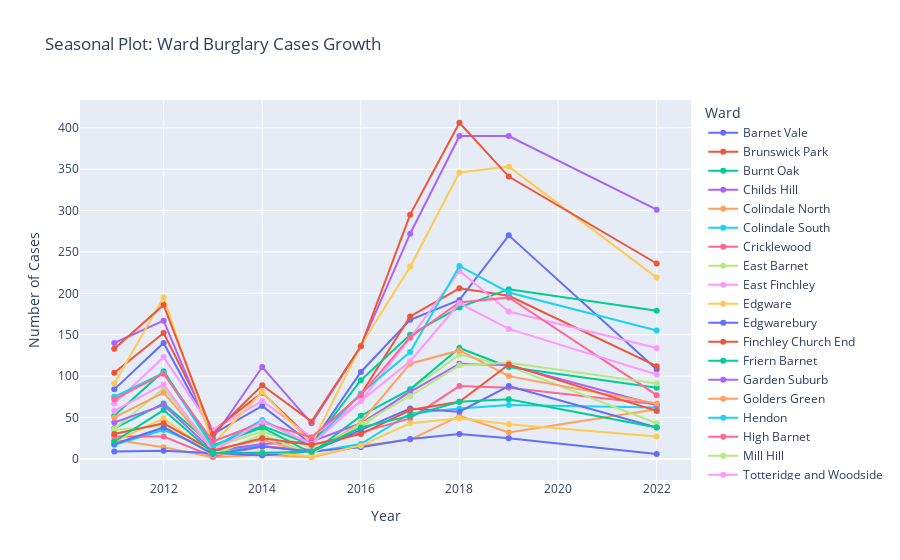

Write notebook code for a chart like this one.
### Code cell
fig_ward = px.line(crime_ward_df.groupby(['Ward', 'Year']).size().reset_index(name='Burglary Rate'), x='Year', y='Burglary Rate', color='Ward',
                   title="Seasonal Plot: Ward Burglary Cases Growth")
fig_ward.update_yaxes(title="Number of Cases")
fig_ward.update_traces(mode="markers+lines", hovertemplate=None)
fig_ward.update_layout(hovermode="x unified")

fig_ward.show()

### Figure 1 — Plotly figure (JSON) as saved in the notebook; plotly's stock layout.template omitted (floating-point values rounded to 4 significant figures)
{"data": [{"legendgroup": "Barnet Vale", "line": {"color": "#636efa", "dash": "solid"}, "marker": {"symbol": "circle"}, "mode": "markers+lines", "name": "Barnet Vale", "orientation": "v", "showlegend": true, "type": "scatter", "x": [2011, 2012, 2013, 2014, 2015, 2016, 2017, 2018, 2019, 2022], "xaxis": "x", "y": [84, 140, 30, 64, 18, 105, 168, 192, 270, 108], "yaxis": "y"}, {"legendgroup": "Brunswick Park", "line": {"color": "#EF553B", "dash": "solid"}, "marker": {"symbol": "circle"}, "mode": "markers+lines", "name": "Brunswick Park", "orientation": "v", "showlegend": true, "type": "scatter", "x": [2011, 2012, 2013, 2014, 2015, 2016, 2017, 2018, 2019, 2022], "xaxis": "x", "y": [104, 152, 34, 80, 23, 78, 172, 206, 197, 112], "yaxis": "y"}, {"legendgroup": "Burnt Oak", "line": {"color": "#00cc96", "dash": "solid"}, "marker": {"symbol": "circle"}, "mode": "markers+lines", "name": "Burnt Oak", "orientation": "v", "showlegend": true, "type": "scatter", "x": [2011, 2012, 2013, 2014, 2015, 2016, 2017, 2018, 2019, 2022], "xaxis": "x", "y": [37, 67, 16, 40, 17, 95, 150, 183, 205, 179], "yaxis": "y"}, {"legendgroup": "Childs Hill", "line": {"color": "#ab63fa", "dash": "solid"}, "marker": {"symbol": "circle"}, "mode": "markers+lines", "name": "Childs Hill", "orientation": "v", "showlegend": true, "type": "scatter", "x": [2011, 2012, 2013, 2014, 2015, 2016, 2017, 2018, 2019, 2022], "xaxis": "x", "y": [140, 167, 25, 111, 43, 136, 272, 390, 390, 301], "yaxis": "y"}, {"legendgroup": "Colindale North", "line": {"color": "#FFA15A", "dash": "solid"}, "marker": {"symbol": "circle"}, "mode": "markers+lines", "name": "Colindale North", "orientation": "v", "showlegend": true, "type": "scatter", "x": [2011, 2012, 2013, 2014, 2015, 2016, 2017, 2018, 2019, 2022], "xaxis": "x", "y": [23, 14, 2, 5, 2, 16, 23, 52, 32, 60], "yaxis": "y"}, {"legendgroup": "Colindale South", "line": {"color": "#19d3f3", "dash": "solid"}, "marker": {"symbol": "circle"}, "mode": "markers+lines", "name": "Colindale South", "orientation": "v", "showlegend": true, "type": "scatter", "x": [2011, 2012, 2013, 2014, 2015, 2016, 2017, 2018, 2019, 2022], "xaxis": "x", "y": [17, 35, 10, 16, 8, 18, 55, 61, 65, 62], "yaxis": "y"}, {"legendgroup": "Cricklewood", "line": {"color": "#FF6692", "dash": "solid"}, "marker": {"symbol": "circle"}, "mode": "markers+lines", "name": "Cricklewood", "orientation": "v", "showlegend": true, "type": "scatter", "x": [2011, 2012, 2013, 2014, 2015, 2016, 2017, 2018, 2019, 2022], "xaxis": "x", "y": [27, 27, 3, 15, 11, 32, 49, 88, 86, 66], "yaxis": "y"}, {"legendgroup": "East Barnet", "line": {"color": "#B6E880", "dash": "solid"}, "marker": {"symbol": "circle"}, "mode": "markers+lines", "name": "East Barnet", "orientation": "v", "showlegend": true, "type": "scatter", "x": [2011, 2012, 2013, 2014, 2015, 2016, 2017, 2018, 2019, 2022], "xaxis": "x", "y": [36, 85, 14, 33, 14, 38, 83, 126, 112, 43], "yaxis": "y"}, {"legendgroup": "East Finchley", "line": {"color": "#FF97FF", "dash": "solid"}, "marker": {"symbol": "circle"}, "mode": "markers+lines", "name": "East Finchley", "orientation": "v", "showlegend": true, "type": "scatter", "x": [2011, 2012, 2013, 2014, 2015, 2016, 2017, 2018, 2019, 2022], "xaxis": "x", "y": [67, 123, 35, 70, 26, 70, 146, 227, 178, 134], "yaxis": "y"}, {"legendgroup": "Edgware", "line": {"color": "#FECB52", "dash": "solid"}, "marker": {"symbol": "circle"}, "mode": "markers+lines", "name": "Edgware", "orientation": "v", "showlegend": true, "type": "scatter", "x": [2011, 2012, 2013, 2014, 2015, 2016, 2017, 2018, 2019, 2022], "xaxis": "x", "y": [91, 195, 18, 81, 18, 137, 232, 346, 353, 219], "yaxis": "y"}, {"legendgroup": "Edgwarebury", "line": {"color": "#636efa", "dash": "solid"}, "marker": {"symbol": "circle"}, "mode": "markers+lines", "name": "Edgwarebury", "orientation": "v", "showlegend": true, "type": "scatter", "x": [2011, 2012, 2014, 2016, 2017, 2018, 2019, 2022], "xaxis": "x", "y": [9, 10, 4, 14, 24, 30, 25, 6], "yaxis": "y"}, {"legendgroup": "Finchley Church End", "line": {"color": "#EF553B", "dash": "solid"}, "marker": {"symbol": "circle"}, "mode": "markers+lines", "name": "Finchley Church End", "orientation": "v", "showlegend": true, "type": "scatter", "x": [2011, 2012, 2013, 2014, 2015, 2016, 2017, 2018, 2019, 2022], "xaxis": "x", "y": [133, 186, 30, 89, 45, 136, 295, 406, 341, 236], "yaxis": "y"}, {"legendgroup": "Friern Barnet", "line": {"color": "#00cc96", "dash": "solid"}, "marker": {"symbol": "circle"}, "mode": "markers+lines", "name": "Friern Barnet", "orientation": "v", "showlegend": true, "type": "scatter", "x": [2011, 2012, 2013, 2014, 2015, 2016, 2017, 2018, 2019, 2022], "xaxis": "x", "y": [52, 106, 16, 38, 7, 52, 84, 134, 111, 86], "yaxis": "y"}, {"legendgroup": "Garden Suburb", "line": {"color": "#ab63fa", "dash": "solid"}, "marker": {"symbol": "circle"}, "mode": "markers+lines", "name": "Garden Suburb", "orientation": "v", "showlegend": true, "type": "scatter", "x": [2011, 2012, 2013, 2014, 2015, 2016, 2017, 2018, 2019, 2022], "xaxis": "x", "y": [44, 65, 10, 18, 21, 43, 81, 115, 113, 65], "yaxis": "y"}, {"legendgroup": "Golders Green", "line": {"color": "#FFA15A", "dash": "solid"}, "marker": {"symbol": "circle"}, "mode": "markers+lines", "name": "Golders Green", "orientation": "v", "showlegend": true, "type": "scatter", "x": [2011, 2012, 2013, 2014, 2015, 2016, 2017, 2018, 2019, 2022], "xaxis": "x", "y": [50, 80, 11, 23, 6, 44, 115, 131, 100, 67], "yaxis": "y"}, {"legendgroup": "Hendon", "line": {"color": "#19d3f3", "dash": "solid"}, "marker": {"symbol": "circle"}, "mode": "markers+lines", "name": "Hendon", "orientation": "v", "showlegend": true, "type": "scatter", "x": [2011, 2012, 2013, 2014, 2015, 2016, 2017, 2018, 2019, 2022], "xaxis": "x", "y": [75, 104, 14, 47, 17, 79, 129, 233, 201, 155], "yaxis": "y"}, {"legendgroup": "High Barnet", "line": {"color": "#FF6692", "dash": "solid"}, "marker": {"symbol": "circle"}, "mode": "markers+lines", "name": "High Barnet", "orientation": "v", "showlegend": true, "type": "scatter", "x": [2011, 2012, 2013, 2014, 2015, 2016, 2017, 2018, 2019, 2022], "xaxis": "x", "y": [72, 103, 21, 44, 26, 77, 147, 189, 195, 77], "yaxis": "y"}, {"legendgroup": "Mill Hill", "line": {"color": "#B6E880", "dash": "solid"}, "marker": {"symbol": "circle"}, "mode": "markers+lines", "name": "Mill Hill", "orientation": "v", "showlegend": true, "type": "scatter", "x": [2011, 2012, 2013, 2014, 2015, 2016, 2017, 2018, 2019, 2022], "xaxis": "x", "y": [35, 40, 5, 29, 6, 42, 76, 113, 116, 91], "yaxis": "y"}, {"legendgroup": "Totteridge and Woodside", "line": {"color": "#FF97FF", "dash": "solid"}, "marker": {"symbol": "circle"}, "mode": "markers+lines", "name": "Totteridge and Woodside", "orientation": "v", "showlegend": true, "type": "scatter", "x": [2011, 2012, 2013, 2014, 2015, 2016, 2017, 2018, 2019, 2022], "xaxis": "x", "y": [58, 90, 9, 45, 18, 70, 118, 188, 157, 102], "yaxis": "y"}, {"legendgroup": "West Finchley", "line": {"color": "#FECB52", "dash": "solid"}, "marker": {"symbol": "circle"}, "mode": "markers+lines", "name": "West Finchley", "orientation": "v", "showlegend": true, "type": "scatter", "x": [2011, 2012, 2013, 2014, 2015, 2016, 2017, 2018, 2019, 2022], "xaxis": "x", "y": [21, 49, 6, 9, 3, 16, 43, 49, 42, 27], "yaxis": "y"}, {"legendgroup": "West Hendon", "line": {"color": "#636efa", "dash": "solid"}, "marker": {"symbol": "circle"}, "mode": "markers+lines", "name": "West Hendon", "orientation": "v", "showlegend": true, "type": "scatter", "x": [2011, 2012, 2013, 2014, 2015, 2016, 2017, 2018, 2019, 2022], "xaxis": "x", "y": [18, 38, 6, 15, 9, 35, 61, 57, 88, 38], "yaxis": "y"}, {"legendgroup": "Whetstone", "line": {"color": "#EF553B", "dash": "solid"}, "marker": {"symbol": "circle"}, "mode": "markers+lines", "name": "Whetstone", "orientation": "v", "showlegend": true, "type": "scatter", "x": [2011, 2012, 2013, 2014, 2015, 2016, 2017, 2018, 2019, 2022], "xaxis": "x", "y": [30, 43, 10, 25, 17, 30, 59, 69, 114, 58], "yaxis": "y"}, {"legendgroup": "Woodhouse", "line": {"color": "#00cc96", "dash": "solid"}, "marker": {"symbol": "circle"}, "mode": "markers+lines", "name": "Woodhouse", "orientation": "v", "showlegend": true, "type": "scatter", "x": [2011, 2012, 2013, 2014, 2015, 2016, 2017, 2018, 2019, 2022], "xaxis": "x", "y": [21, 59, 7, 7, 9, 38, 52, 69, 72, 38], "yaxis": "y"}], "layout": {"hovermode": "x unified", "legend": {"title": {"text": "Ward"}, "tracegroupgap": 0}, "title": {"text": "Seasonal Plot: Ward Burglary Cases Growth"}, "xaxis": {"anchor": "y", "domain": [0, 1], "title": {"text": "Year"}}, "yaxis": {"anchor": "x", "domain": [0, 1], "title": {"text": "Number of Cases"}}}}
